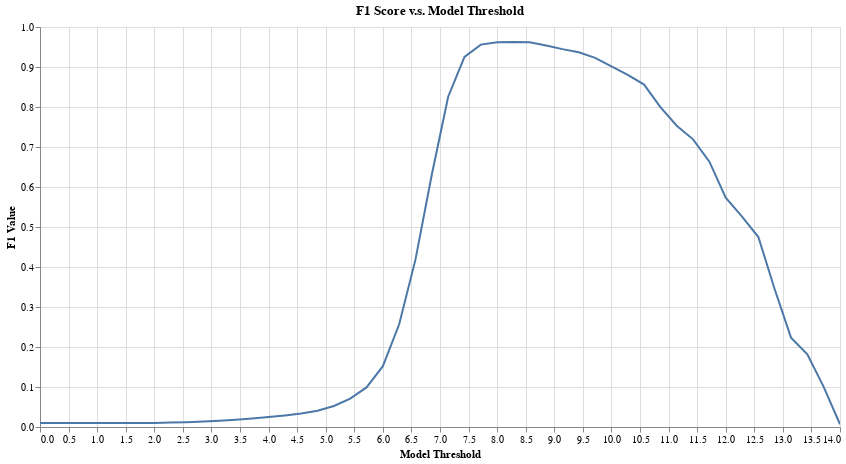

Notebook code cell kept with this figure:
### Markdown cell above
We can also take a look at the F1 score at varying model thresholds. F1 is the harmonic mean of precision and recall, which provides us with a single figure to consider.

### Code cell
tutorial.plot_f1_score_vs_threshold(df_eval)

### Figure 1 — Vega-Lite specification as saved in the notebook (floating-point values rounded to 4 significant figures)
{"config": {"view": {"continuousWidth": 400, "continuousHeight": 300}}, "layer": [{"mark": "line", "encoding": {"x": {"type": "quantitative", "axis": {"title": "Model Threshold"}, "field": "threshold"}, "y": {"type": "quantitative", "axis": {"title": "F1 Value"}, "field": "f1", "scale": {"domain": [0, 1]}}}, "selection": {"selector006": {"type": "interval", "bind": "scales", "encodings": ["x", "y"]}}, "title": "F1 Score v.s. Model Threshold"}, {"mark": "point", "encoding": {"opacity": {"value": 0}, "x": {"type": "quantitative", "field": "threshold"}}, "selection": {"selector005": {"type": "single", "nearest": true, "on": "mouseover", "fields": ["threshold"], "empty": "none"}}}, {"mark": "point", "encoding": {"opacity": {"condition": {"value": 1, "selection": "selector005"}, "value": 0}, "x": {"type": "quantitative", "axis": {"title": "Model Threshold"}, "field": "threshold"}, "y": {"type": "quantitative", "axis": {"title": "F1 Value"}, "field": "f1", "scale": {"domain": [0, 1]}}}, "title": "F1 Score v.s. Model Threshold"}, {"mark": {"type": "rule", "color": "gray"}, "encoding": {"x": {"type": "quantitative", "field": "threshold"}}, "transform": [{"filter": {"selection": "selector005"}}]}, {"mark": {"type": "text", "align": "right", "dx": -10, "dy": -5, "fontWeight": 300, "lineBreak": "\n"}, "encoding": {"text": {"condition": {"type": "nominal", "field": "label", "selection": "selector005"}, "value": " "}, "x": {"type": "quantitative", "axis": {"title": "Model Threshold"}, "field": "threshold"}, "y": {"type": "quantitative", "axis": {"title": "F1 Value"}, "field": "f1", "scale": {"domain": [0, 1]}}}, "title": "F1 Score v.s. Model Threshold"}], "data": {"name": "data-e0684c907d47548af14a8c656de3fd7e"}, "height": 400, "width": 800, "$schema": "https://vega.github.io/schema/vega-lite/v4.8.1.json", "datasets": {"data-e0684c907d47548af14a8c656de3fd7e": [{"threshold": 0.0, "tp": 5983, "fp": 1213193, "tn": 0, "fn": 0, "precision": 0.004907, "recall": 1.0, "f1": 0.009767, "label": "threshold: 0.0\nf1: 0.01"}, {"threshold": 0.2857, "tp": 5983, "fp": 1213193, "tn": 0, "fn": 0, "precision": 0.004907, "recall": 1.0, "f1": 0.009767, "label": "threshold: 0.286\nf1: 0.01"}, {"threshold": 0.5714, "tp": 5983, "fp": 1213193, "tn": 0, "fn": 0, "precision": 0.004907, "recall": 1.0, "f1": 0.009767, "label": "threshold: 0.571\nf1: 0.01"}, {"threshold": 0.8571, "tp": 5983, "fp": 1213182, "tn": 11, "fn": 0, "precision": 0.004907, "recall": 1.0, "f1": 0.009767, "label": "threshold: 0.857\nf1: 0.01"}, {"threshold": 1.143, "tp": 5983, "fp": 1212667, "tn": 526, "fn": 0, "precision": 0.00491, "recall": 1.0, "f1": 0.009771, "label": "threshold: 1.143\nf1: 0.01"}, {"threshold": 1.429, "tp": 5983, "fp": 1208393, "tn": 4800, "fn": 0, "precision": 0.004927, "recall": 1.0, "f1": 0.009805, "label": "threshold: 1.429\nf1: 0.01"}, {"threshold": 1.714, "tp": 5983, "fp": 1193093, "tn": 20100, "fn": 0, "precision": 0.00499, "recall": 1.0, "f1": 0.00993, "label": "threshold: 1.714\nf1: 0.01"}, {"threshold": 2.0, "tp": 5983, "fp": 1153148, "tn": 60045, "fn": 0, "precision": 0.005162, "recall": 1.0, "f1": 0.01027, "label": "threshold: 2.0\nf1: 0.01"}, {"threshold": 2.286, "tp": 5983, "fp": 1080908, "tn": 132285, "fn": 0, "precision": 0.005505, "recall": 1.0, "f1": 0.01095, "label": "threshold: 2.286\nf1: 0.011"}, {"threshold": 2.571, "tp": 5983, "fp": 980368, "tn": 232825, "fn": 0, "precision": 0.006066, "recall": 1.0, "f1": 0.01206, "label": "threshold: 2.571\nf1: 0.012"}, {"threshold": 2.857, "tp": 5983, "fp": 866422, "tn": 346771, "fn": 0, "precision": 0.006858, "recall": 1.0, "f1": 0.01362, "label": "threshold: 2.857\nf1: 0.014"}, {"threshold": 3.143, "tp": 5983, "fp": 756462, "tn": 456731, "fn": 0, "precision": 0.007847, "recall": 1.0, "f1": 0.01557, "label": "threshold: 3.143\nf1: 0.016"}, {"threshold": 3.429, "tp": 5983, "fp": 650525, "tn": 562668, "fn": 0, "precision": 0.009113, "recall": 1.0, "f1": 0.01806, "label": "threshold: 3.429\nf1: 0.018"}, {"threshold": 3.714, "tp": 5983, "fp": 549992, "tn": 663201, "fn": 0, "precision": 0.01076, "recall": 1.0, "f1": 0.02129, "label": "threshold: 3.714\nf1: 0.021"}, {"threshold": 4.0, "tp": 5983, "fp": 467936, "tn": 745257, "fn": 0, "precision": 0.01262, "recall": 1.0, "f1": 0.02493, "label": "threshold: 4.0\nf1: 0.025"}, {"threshold": 4.286, "tp": 5983, "fp": 402753, "tn": 810440, "fn": 0, "precision": 0.01464, "recall": 1.0, "f1": 0.02885, "label": "threshold: 4.286\nf1: 0.029"}, {"threshold": 4.571, "tp": 5983, "fp": 344227, "tn": 868966, "fn": 0, "precision": 0.01708, "recall": 1.0, "f1": 0.03359, "label": "threshold: 4.571\nf1: 0.034"}, {"threshold": 4.857, "tp": 5983, "fp": 283158, "tn": 930035, "fn": 0, "precision": 0.02069, "recall": 1.0, "f1": 0.04055, "label": "threshold: 4.857\nf1: 0.041"}, {"threshold": 5.143, "tp": 5982, "fp": 216257, "tn": 996936, "fn": 1, "precision": 0.02692, "recall": 0.9998, "f1": 0.05242, "label": "threshold: 5.143\nf1: 0.052"}, {"threshold": 5.429, "tp": 5982, "fp": 156690, "tn": 1056503, "fn": 1, "precision": 0.03677, "recall": 0.9998, "f1": 0.07094, "label": "threshold: 5.429\nf1: 0.071"}, {"threshold": 5.714, "tp": 5981, "fp": 109008, "tn": 1104185, "fn": 2, "precision": 0.05201, "recall": 0.9997, "f1": 0.09888, "label": "threshold: 5.714\nf1: 0.099"}, {"threshold": 6.0, "tp": 5979, "fp": 66668, "tn": 1146525, "fn": 4, "precision": 0.0823, "recall": 0.9993, "f1": 0.1521, "label": "threshold: 6.0\nf1: 0.152"}, {"threshold": 6.286, "tp": 5973, "fp": 34545, "tn": 1178648, "fn": 10, "precision": 0.1474, "recall": 0.9983, "f1": 0.2569, "label": "threshold: 6.286\nf1: 0.257"}, {"threshold": 6.571, "tp": 5964, "fp": 16522, "tn": 1196671, "fn": 19, "precision": 0.2652, "recall": 0.9968, "f1": 0.419, "label": "threshold: 6.571\nf1: 0.419"}, {"threshold": 6.857, "tp": 5954, "fp": 6924, "tn": 1206269, "fn": 29, "precision": 0.4623, "recall": 0.9952, "f1": 0.6314, "label": "threshold: 6.857\nf1: 0.631"}, {"threshold": 7.143, "tp": 5917, "fp": 2432, "tn": 1210761, "fn": 66, "precision": 0.7087, "recall": 0.989, "f1": 0.8257, "label": "threshold: 7.143\nf1: 0.826"}, {"threshold": 7.429, "tp": 5887, "fp": 856, "tn": 1212337, "fn": 96, "precision": 0.8731, "recall": 0.984, "f1": 0.9252, "label": "threshold: 7.429\nf1: 0.925"}, {"threshold": 7.714, "tp": 5859, "fp": 415, "tn": 1212778, "fn": 124, "precision": 0.9339, "recall": 0.9793, "f1": 0.956, "label": "threshold: 7.714\nf1: 0.956"}, {"threshold": 8.0, "tp": 5787, "fp": 263, "tn": 1212930, "fn": 196, "precision": 0.9565, "recall": 0.9672, "f1": 0.9619, "label": "threshold: 8.0\nf1: 0.962"}, {"threshold": 8.286, "tp": 5714, "fp": 175, "tn": 1213018, "fn": 269, "precision": 0.9703, "recall": 0.955, "f1": 0.9626, "label": "threshold: 8.286\nf1: 0.963"}, {"threshold": 8.571, "tp": 5635, "fp": 98, "tn": 1213095, "fn": 348, "precision": 0.9829, "recall": 0.9418, "f1": 0.9619, "label": "threshold: 8.571\nf1: 0.962"}, {"threshold": 8.857, "tp": 5496, "fp": 45, "tn": 1213148, "fn": 487, "precision": 0.9919, "recall": 0.9186, "f1": 0.9538, "label": "threshold: 8.857\nf1: 0.954"}, {"threshold": 9.143, "tp": 5371, "fp": 17, "tn": 1213176, "fn": 612, "precision": 0.9968, "recall": 0.8977, "f1": 0.9447, "label": "threshold: 9.143\nf1: 0.945"}, {"threshold": 9.429, "tp": 5276, "fp": 6, "tn": 1213187, "fn": 707, "precision": 0.9989, "recall": 0.8818, "f1": 0.9367, "label": "threshold: 9.429\nf1: 0.937"}, {"threshold": 9.714, "tp": 5127, "fp": 1, "tn": 1213192, "fn": 856, "precision": 0.9998, "recall": 0.8569, "f1": 0.9229, "label": "threshold: 9.714\nf1: 0.923"}, {"threshold": 10.0, "tp": 4910, "fp": 0, "tn": 1213193, "fn": 1073, "precision": 1.0, "recall": 0.8207, "f1": 0.9015, "label": "threshold: 10.0\nf1: 0.901"}, {"threshold": 10.29, "tp": 4703, "fp": 0, "tn": 1213193, "fn": 1280, "precision": 1.0, "recall": 0.7861, "f1": 0.8802, "label": "threshold: 10.286\nf1: 0.88"}, {"threshold": 10.57, "tp": 4478, "fp": 0, "tn": 1213193, "fn": 1505, "precision": 1.0, "recall": 0.7485, "f1": 0.8561, "label": "threshold: 10.571\nf1: 0.856"}, {"threshold": 10.86, "tp": 3985, "fp": 0, "tn": 1213193, "fn": 1998, "precision": 1.0, "recall": 0.6661, "f1": 0.7996, "label": "threshold: 10.857\nf1: 0.8"}, {"threshold": 11.14, "tp": 3615, "fp": 0, "tn": 1213193, "fn": 2368, "precision": 1.0, "recall": 0.6042, "f1": 0.7533, "label": "threshold: 11.143\nf1: 0.753"}, {"threshold": 11.43, "tp": 3359, "fp": 0, "tn": 1213193, "fn": 2624, "precision": 1.0, "recall": 0.5614, "f1": 0.7191, "label": "threshold: 11.429\nf1: 0.719"}, {"threshold": 11.71, "tp": 2969, "fp": 0, "tn": 1213193, "fn": 3014, "precision": 1.0, "recall": 0.4962, "f1": 0.6633, "label": "threshold: 11.714\nf1: 0.663"}, {"threshold": 12.0, "tp": 2403, "fp": 0, "tn": 1213193, "fn": 3580, "precision": 1.0, "recall": 0.4016, "f1": 0.5731, "label": "threshold: 12.0\nf1: 0.573"}, {"threshold": 12.29, "tp": 2135, "fp": 0, "tn": 1213193, "fn": 3848, "precision": 1.0, "recall": 0.3568, "f1": 0.526, "label": "threshold: 12.286\nf1: 0.526"}, {"threshold": 12.57, "tp": 1863, "fp": 0, "tn": 1213193, "fn": 4120, "precision": 1.0, "recall": 0.3114, "f1": 0.4749, "label": "threshold: 12.571\nf1: 0.475"}, {"threshold": 12.86, "tp": 1245, "fp": 0, "tn": 1213193, "fn": 4738, "precision": 1.0, "recall": 0.2081, "f1": 0.3445, "label": "threshold: 12.857\nf1: 0.344"}, {"threshold": 13.14, "tp": 752, "fp": 0, "tn": 1213193, "fn": 5231, "precision": 1.0, "recall": 0.1257, "f1": 0.2233, "label": "threshold: 13.143\nf1: 0.223"}, {"threshold": 13.43, "tp": 597, "fp": 0, "tn": 1213193, "fn": 5386, "precision": 1.0, "recall": 0.09978, "f1": 0.1815, "label": "threshold: 13.429\nf1: 0.181"}, {"threshold": 13.71, "tp": 316, "fp": 0, "tn": 1213193, "fn": 5667, "precision": 1.0, "recall": 0.05282, "f1": 0.1003, "label": "threshold: 13.714\nf1: 0.1"}, {"threshold": 14.0, "tp": 20, "fp": 0, "tn": 1213193, "fn": 5963, "precision": 1.0, "recall": 0.003343, "f1": 0.006663, "label": "threshold: 14.0\nf1: 0.007"}]}}
